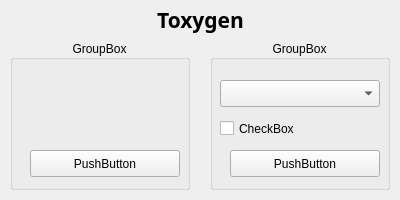
<?xml version="1.0" encoding="UTF-8"?>
<ui version="4.0">
 <class>loginScreen</class>
 <widget class="QWidget" name="loginScreen">
  <property name="geometry">
   <rect>
    <x>0</x>
    <y>0</y>
    <width>400</width>
    <height>200</height>
   </rect>
  </property>
  <property name="minimumSize">
   <size>
    <width>400</width>
    <height>200</height>
   </size>
  </property>
  <property name="maximumSize">
   <size>
    <width>400</width>
    <height>200</height>
   </size>
  </property>
  <property name="windowTitle">
   <string>Form</string>
  </property>
  <widget class="QLabel" name="toxygenLabel">
   <property name="geometry">
    <rect>
     <x>0</x>
     <y>5</y>
     <width>401</width>
     <height>30</height>
    </rect>
   </property>
   <property name="font">
    <font>
     <family>Garuda</family>
     <pointsize>16</pointsize>
     <weight>75</weight>
     <bold>true</bold>
    </font>
   </property>
   <property name="text">
    <string>Toxygen</string>
   </property>
   <property name="alignment">
    <set>Qt::AlignCenter</set>
   </property>
  </widget>
  <widget class="QGroupBox" name="newProfileGroupBox">
   <property name="geometry">
    <rect>
     <x>10</x>
     <y>40</y>
     <width>180</width>
     <height>150</height>
    </rect>
   </property>
   <property name="title">
    <string>GroupBox</string>
   </property>
   <property name="alignment">
    <set>Qt::AlignCenter</set>
   </property>
   <widget class="QPushButton" name="createProfilePushButton">
    <property name="geometry">
     <rect>
      <x>20</x>
      <y>110</y>
      <width>150</width>
      <height>27</height>
     </rect>
    </property>
    <property name="text">
     <string>PushButton</string>
    </property>
   </widget>
  </widget>
  <widget class="QGroupBox" name="existingProfileGroupBox">
   <property name="geometry">
    <rect>
     <x>210</x>
     <y>40</y>
     <width>180</width>
     <height>150</height>
    </rect>
   </property>
   <property name="title">
    <string>GroupBox</string>
   </property>
   <property name="alignment">
    <set>Qt::AlignCenter</set>
   </property>
   <widget class="QComboBox" name="profilesComboBox">
    <property name="geometry">
     <rect>
      <x>10</x>
      <y>40</y>
      <width>160</width>
      <height>27</height>
     </rect>
    </property>
   </widget>
   <widget class="QCheckBox" name="defaultProfileCheckBox">
    <property name="geometry">
     <rect>
      <x>10</x>
      <y>75</y>
      <width>160</width>
      <height>27</height>
     </rect>
    </property>
    <property name="text">
     <string>CheckBox</string>
    </property>
   </widget>
   <widget class="QPushButton" name="loadProfilePushButton">
    <property name="geometry">
     <rect>
      <x>20</x>
      <y>110</y>
      <width>150</width>
      <height>27</height>
     </rect>
    </property>
    <property name="text">
     <string>PushButton</string>
    </property>
   </widget>
  </widget>
 </widget>
 <resources/>
 <connections/>
</ui>
